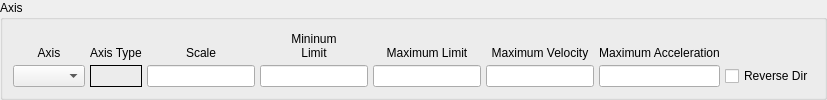
             <widget class="QGroupBox" name="jointAxisGroup_0">
              <property name="sizePolicy">
               <sizepolicy hsizetype="Preferred" vsizetype="Preferred">
                <horstretch>0</horstretch>
                <verstretch>0</verstretch>
               </sizepolicy>
              </property>
              <property name="styleSheet">
               <string notr="true"/>
              </property>
              <property name="title">
               <string>Axis</string>
              </property>
              <layout class="QGridLayout" name="gridLayout_4">
               <property name="leftMargin">
                <number>10</number>
               </property>
               <property name="topMargin">
                <number>10</number>
               </property>
               <property name="rightMargin">
                <number>10</number>
               </property>
               <property name="bottomMargin">
                <number>10</number>
               </property>
               <property name="spacing">
                <number>5</number>
               </property>
               <item row="1" column="1">
                <widget class="QLabel" name="axisType_0">
                 <property name="frameShape">
                  <enum>QFrame::Box</enum>
                 </property>
                 <property name="text">
                  <string/>
                 </property>
                </widget>
               </item>
               <item row="1" column="7">
                <widget class="QLineEdit" name="maxAccel_0">
                 <property name="alignment">
                  <set>Qt::AlignRight|Qt::AlignTrailing|Qt::AlignVCenter</set>
                 </property>
                </widget>
               </item>
               <item row="1" column="0">
                <widget class="QComboBox" name="axisCB_0"/>
               </item>
               <item row="0" column="4">
                <widget class="QLabel" name="label_62">
                 <property name="text">
                  <string>&lt;html&gt;&lt;head/&gt;&lt;body&gt;&lt;p&gt;Mininum&lt;br/&gt;Limit&lt;/p&gt;&lt;/body&gt;&lt;/html&gt;</string>
                 </property>
                 <property name="alignment">
                  <set>Qt::AlignBottom|Qt::AlignHCenter</set>
                 </property>
                 <property name="wordWrap">
                  <bool>true</bool>
                 </property>
                </widget>
               </item>
               <item row="0" column="0">
                <widget class="QLabel" name="label_43">
                 <property name="text">
                  <string>Axis</string>
                 </property>
                 <property name="alignment">
                  <set>Qt::AlignBottom|Qt::AlignHCenter</set>
                 </property>
                </widget>
               </item>
               <item row="1" column="4">
                <widget class="QLineEdit" name="minLimit_0">
                 <property name="alignment">
                  <set>Qt::AlignRight|Qt::AlignTrailing|Qt::AlignVCenter</set>
                 </property>
                </widget>
               </item>
               <item row="1" column="5">
                <widget class="QLineEdit" name="maxLimit_0">
                 <property name="alignment">
                  <set>Qt::AlignRight|Qt::AlignTrailing|Qt::AlignVCenter</set>
                 </property>
                </widget>
               </item>
               <item row="0" column="5">
                <widget class="QLabel" name="label_67">
                 <property name="text">
                  <string>Maximum Limit</string>
                 </property>
                 <property name="textFormat">
                  <enum>Qt::AutoText</enum>
                 </property>
                 <property name="alignment">
                  <set>Qt::AlignBottom|Qt::AlignHCenter</set>
                 </property>
                 <property name="wordWrap">
                  <bool>true</bool>
                 </property>
                </widget>
               </item>
               <item row="0" column="6">
                <widget class="QLabel" name="label_72">
                 <property name="text">
                  <string>Maximum Velocity</string>
                 </property>
                 <property name="alignment">
                  <set>Qt::AlignBottom|Qt::AlignHCenter</set>
                 </property>
                 <property name="wordWrap">
                  <bool>true</bool>
                 </property>
                </widget>
               </item>
               <item row="1" column="6">
                <widget class="QLineEdit" name="maxVelocity_0">
                 <property name="alignment">
                  <set>Qt::AlignRight|Qt::AlignTrailing|Qt::AlignVCenter</set>
                 </property>
                </widget>
               </item>
               <item row="0" column="2">
                <widget class="QLabel" name="label_45">
                 <property name="text">
                  <string>Scale</string>
                 </property>
                 <property name="alignment">
                  <set>Qt::AlignBottom|Qt::AlignHCenter</set>
                 </property>
                </widget>
               </item>
               <item row="0" column="7">
                <widget class="QLabel" name="label_73">
                 <property name="text">
                  <string>Maximum Acceleration</string>
                 </property>
                 <property name="alignment">
                  <set>Qt::AlignBottom|Qt::AlignHCenter</set>
                 </property>
                 <property name="wordWrap">
                  <bool>true</bool>
                 </property>
                </widget>
               </item>
               <item row="0" column="1">
                <widget class="QLabel" name="label_4">
                 <property name="text">
                  <string>Axis Type</string>
                 </property>
                 <property name="alignment">
                  <set>Qt::AlignBottom|Qt::AlignLeading|Qt::AlignLeft</set>
                 </property>
                </widget>
               </item>
               <item row="1" column="2">
                <widget class="QLineEdit" name="scale_0"/>
               </item>
               <item row="1" column="8">
                <widget class="QCheckBox" name="reverse_0">
                 <property name="text">
                  <string>Reverse Dir</string>
                 </property>
                </widget>
               </item>
              </layout>
             </widget>
